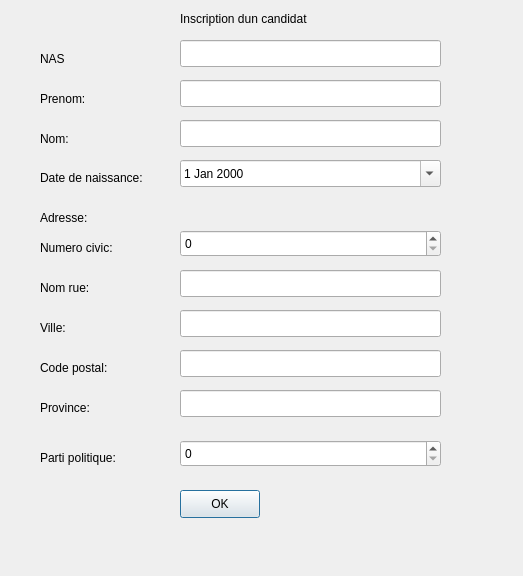
<?xml version="1.0" encoding="UTF-8"?>
<ui version="4.0">
 <class>InscriptionCandidatClass</class>
 <widget class="QDialog" name="InscriptionCandidatClass">
  <property name="geometry">
   <rect>
    <x>0</x>
    <y>0</y>
    <width>523</width>
    <height>576</height>
   </rect>
  </property>
  <property name="windowTitle">
   <string>InscriptionCandidat</string>
  </property>
  <widget class="QLabel" name="label">
   <property name="geometry">
    <rect>
     <x>40</x>
     <y>130</y>
     <width>53</width>
     <height>17</height>
    </rect>
   </property>
   <property name="text">
    <string>Nom:</string>
   </property>
  </widget>
  <widget class="QLabel" name="label_2">
   <property name="geometry">
    <rect>
     <x>40</x>
     <y>90</y>
     <width>53</width>
     <height>17</height>
    </rect>
   </property>
   <property name="text">
    <string>Prenom:</string>
   </property>
  </widget>
  <widget class="QLineEdit" name="lineEdit_Candidat_Prenom">
   <property name="geometry">
    <rect>
     <x>180</x>
     <y>80</y>
     <width>261</width>
     <height>27</height>
    </rect>
   </property>
  </widget>
  <widget class="QLabel" name="label_3">
   <property name="geometry">
    <rect>
     <x>40</x>
     <y>50</y>
     <width>53</width>
     <height>17</height>
    </rect>
   </property>
   <property name="text">
    <string>NAS</string>
   </property>
  </widget>
  <widget class="QLabel" name="label_5">
   <property name="geometry">
    <rect>
     <x>40</x>
     <y>210</y>
     <width>91</width>
     <height>16</height>
    </rect>
   </property>
   <property name="text">
    <string>Adresse:</string>
   </property>
  </widget>
  <widget class="QLabel" name="label_6">
   <property name="geometry">
    <rect>
     <x>40</x>
     <y>360</y>
     <width>91</width>
     <height>16</height>
    </rect>
   </property>
   <property name="text">
    <string>Code postal:</string>
   </property>
  </widget>
  <widget class="QLabel" name="label_7">
   <property name="geometry">
    <rect>
     <x>40</x>
     <y>240</y>
     <width>91</width>
     <height>16</height>
    </rect>
   </property>
   <property name="text">
    <string>Numero civic:</string>
   </property>
  </widget>
  <widget class="QLabel" name="label_8">
   <property name="geometry">
    <rect>
     <x>40</x>
     <y>320</y>
     <width>91</width>
     <height>16</height>
    </rect>
   </property>
   <property name="text">
    <string>Ville:</string>
   </property>
  </widget>
  <widget class="QLabel" name="label_9">
   <property name="geometry">
    <rect>
     <x>40</x>
     <y>400</y>
     <width>91</width>
     <height>16</height>
    </rect>
   </property>
   <property name="text">
    <string>Province:</string>
   </property>
  </widget>
  <widget class="QLineEdit" name="lineEdit_Candidat_Nom">
   <property name="geometry">
    <rect>
     <x>180</x>
     <y>120</y>
     <width>261</width>
     <height>27</height>
    </rect>
   </property>
  </widget>
  <widget class="QLineEdit" name="lineEdit_Candidat_Nas">
   <property name="geometry">
    <rect>
     <x>180</x>
     <y>40</y>
     <width>261</width>
     <height>27</height>
    </rect>
   </property>
  </widget>
  <widget class="QLineEdit" name="lineEdit_Candidat_CodePostal">
   <property name="geometry">
    <rect>
     <x>180</x>
     <y>350</y>
     <width>261</width>
     <height>27</height>
    </rect>
   </property>
  </widget>
  <widget class="QLineEdit" name="lineEdit_Candidat_Ville">
   <property name="geometry">
    <rect>
     <x>180</x>
     <y>310</y>
     <width>261</width>
     <height>27</height>
    </rect>
   </property>
  </widget>
  <widget class="QDateEdit" name="dateEdit_Candidat">
   <property name="geometry">
    <rect>
     <x>180</x>
     <y>160</y>
     <width>261</width>
     <height>27</height>
    </rect>
   </property>
   <property name="calendarPopup">
    <bool>true</bool>
   </property>
  </widget>
  <widget class="QLabel" name="label_11">
   <property name="geometry">
    <rect>
     <x>40</x>
     <y>170</y>
     <width>111</width>
     <height>16</height>
    </rect>
   </property>
   <property name="text">
    <string>Date de naissance:</string>
   </property>
  </widget>
  <widget class="QLineEdit" name="lineEdit_Candidat_Province">
   <property name="geometry">
    <rect>
     <x>180</x>
     <y>390</y>
     <width>261</width>
     <height>27</height>
    </rect>
   </property>
  </widget>
  <widget class="QPushButton" name="pushButton_Candidat_OK">
   <property name="geometry">
    <rect>
     <x>180</x>
     <y>490</y>
     <width>80</width>
     <height>28</height>
    </rect>
   </property>
   <property name="text">
    <string>OK</string>
   </property>
  </widget>
  <widget class="QSpinBox" name="spinBox_Candidat_NumeroCivic">
   <property name="geometry">
    <rect>
     <x>180</x>
     <y>230</y>
     <width>261</width>
     <height>27</height>
    </rect>
   </property>
  </widget>
  <widget class="QLabel" name="label_10">
   <property name="geometry">
    <rect>
     <x>40</x>
     <y>450</y>
     <width>91</width>
     <height>16</height>
    </rect>
   </property>
   <property name="text">
    <string>Parti politique:</string>
   </property>
  </widget>
  <widget class="QLineEdit" name="lineEdit_Candidat_NomRue">
   <property name="geometry">
    <rect>
     <x>180</x>
     <y>270</y>
     <width>261</width>
     <height>27</height>
    </rect>
   </property>
  </widget>
  <widget class="QLabel" name="label_12">
   <property name="geometry">
    <rect>
     <x>40</x>
     <y>280</y>
     <width>91</width>
     <height>16</height>
    </rect>
   </property>
   <property name="text">
    <string>Nom rue:</string>
   </property>
  </widget>
  <widget class="QSpinBox" name="spinBox_Candidat_PartiPolitique">
   <property name="geometry">
    <rect>
     <x>180</x>
     <y>440</y>
     <width>261</width>
     <height>27</height>
    </rect>
   </property>
  </widget>
  <widget class="QLabel" name="label_4">
   <property name="geometry">
    <rect>
     <x>180</x>
     <y>10</y>
     <width>261</width>
     <height>17</height>
    </rect>
   </property>
   <property name="text">
    <string>Inscription dun candidat</string>
   </property>
  </widget>
 </widget>
 <layoutdefault spacing="6" margin="11"/>
 <resources/>
 <connections>
  <connection>
   <sender>pushButton_Candidat_OK</sender>
   <signal>clicked()</signal>
   <receiver>InscriptionCandidatClass</receiver>
   <slot>validerInscriptionCandidat()</slot>
   <hints>
    <hint type="sourcelabel">
     <x>219</x>
     <y>503</y>
    </hint>
    <hint type="destinationlabel">
     <x>261</x>
     <y>287</y>
    </hint>
   </hints>
  </connection>
 </connections>
 <slots>
  <slot>validerInscriptionCandidat()</slot>
 </slots>
</ui>
